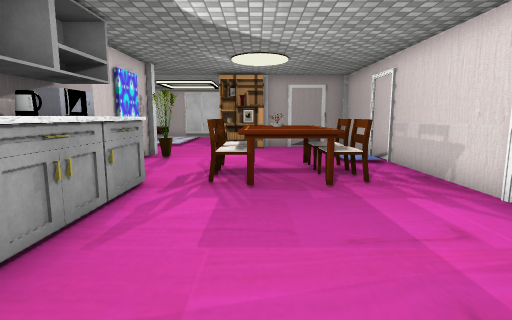
View 1 (above)

16 first-person views from a walk through a scene from a Unity 3-D project. The camera is 1.5 m above the floor, tilts 8° down and sees 80° across. The floor is counted in squares, 1 m on a side. Each view is taken from the middle of a square. On the plan, view 1 faces up. The plan holds only what a view shows up to about 15 squares ahead; the rest is blank. The place goes on beyond the plan. The player is left out. Door leaves are left out, so doorways stand open. Some surface patterns are stand-ins.

View 2
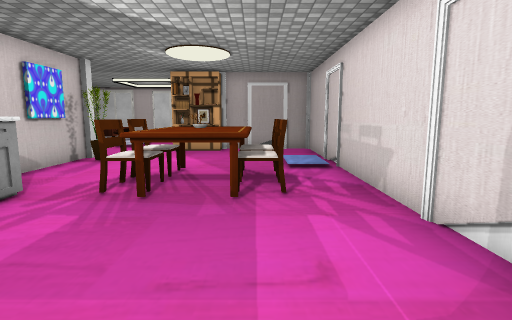

View 3
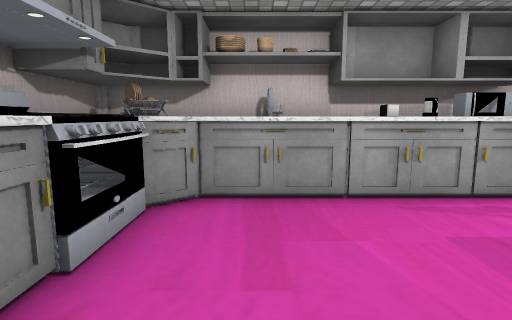

View 4
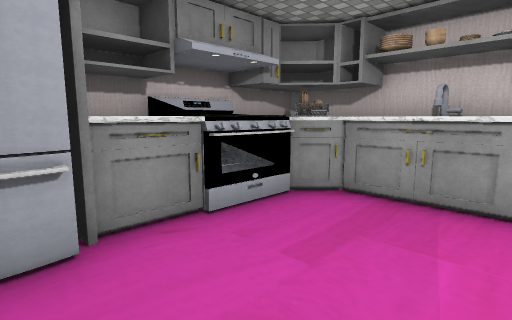

View 5
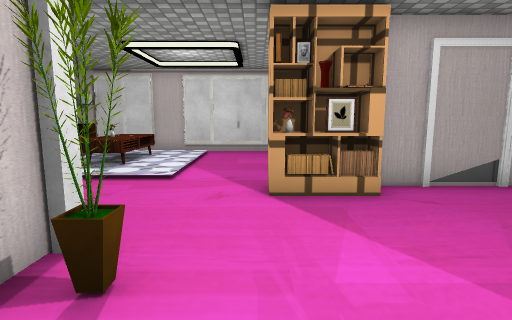

View 6
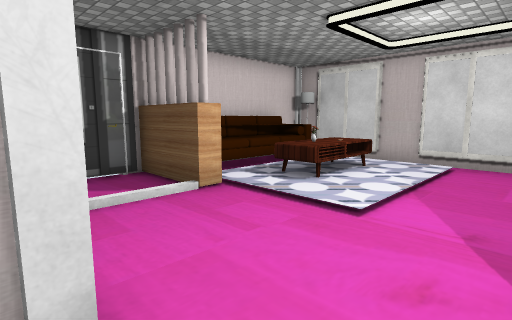

View 7
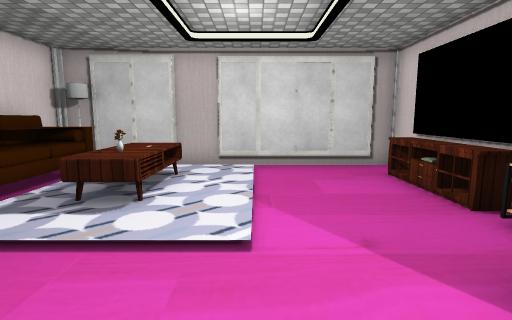

View 8
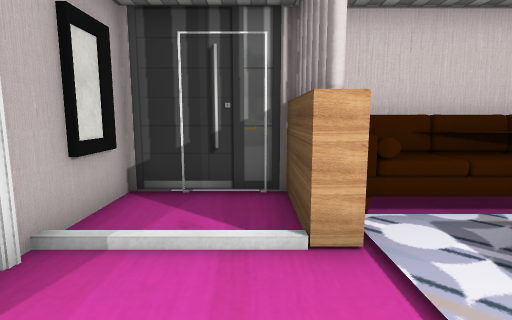

View 9
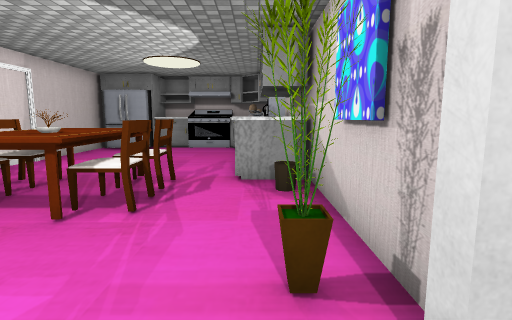

View 10
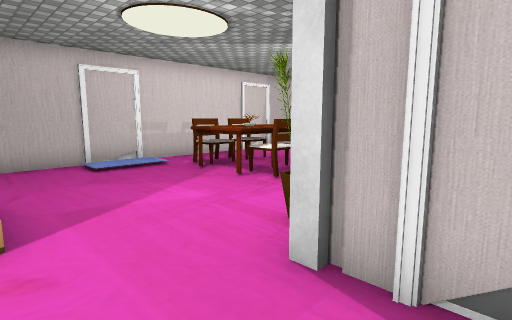

View 11
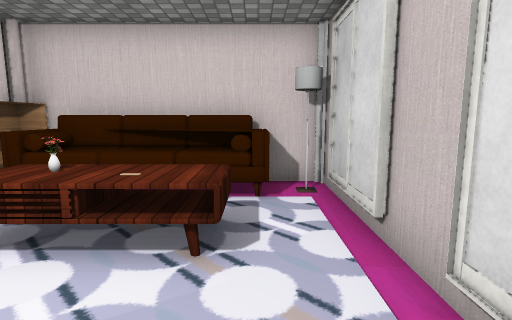

View 12
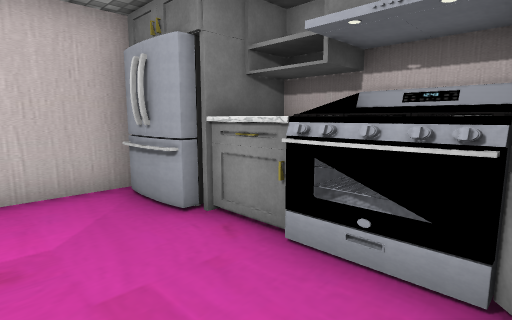

View 13
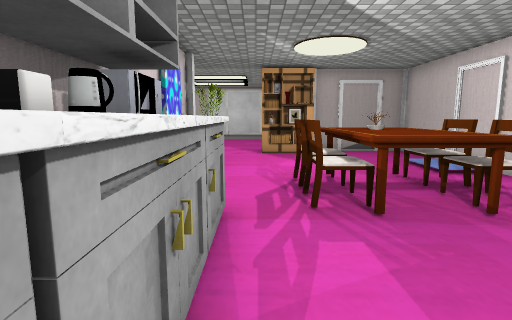

View 14
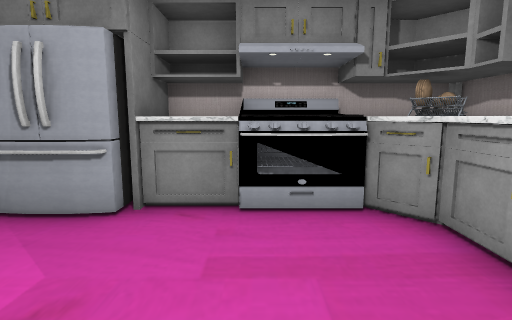

View 15
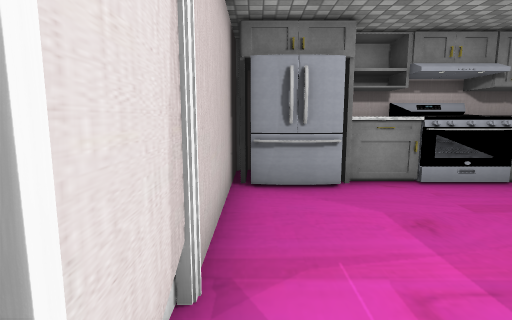

View 16
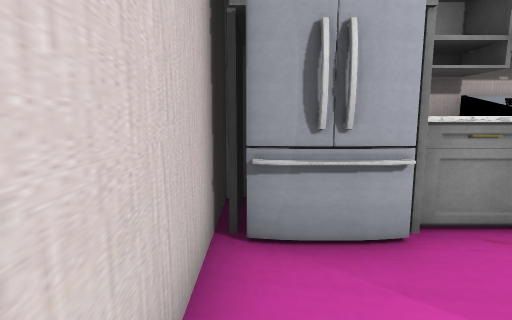

### Floor plan
Key: @ floor where view 1 was taken; # wall or solid block; . floor; D open door; ^ raised ledge; S shelf; C chair; R rack; F fridge; A cabinet; L lamp; B sofa; T table; O other object.
Columns run from 10 left of view 1 to 5 right of it. Each row starts with its distance up from view 1.
 23 ###########
 22 #L........#
 21 #B TT ....O
 20 #B TT ....O
 19 #B OT ....O
 18 #B TT ....O
 17 #B........T
 16 #BOO......######
 15 #.......SSS....#
 14 #..............#
 13 #O.............#
 12 #######........#
 11       #O.......#
 10       #...^^...#
  9       #..CCOC..#
  8       O..CC^C..#
  7       #^.CC^C..#
  6       #D...^...#
  5       #O.......#
  4       #O.......#
  3       #D.......#
  2       ^^.......#
  1       ^^.......#
  0       #D^.@..FF#
 -1       #ROOODAFA#
 -2       ###OO A A#
 -3        ##OO## ##

Positions as (right, up) in squares from view 1, and headings:
1: (0, 0), facing up
2: (2, 1), facing up
3: (3, 1), facing left
4: (3, 3), facing down-left
5: (-2, 9), facing up
6: (-2, 12), facing up-left
7: (-4, 13), facing up
8: (-4, 15), facing left
9: (-3, 14), facing down
10: (-6, 15), facing down-right
11: (-3, 21), facing left
12: (-2, 2), facing down-right
13: (-2, 2), facing up
14: (0, 4), facing down
15: (4, 6), facing down
16: (4, 3), facing down
